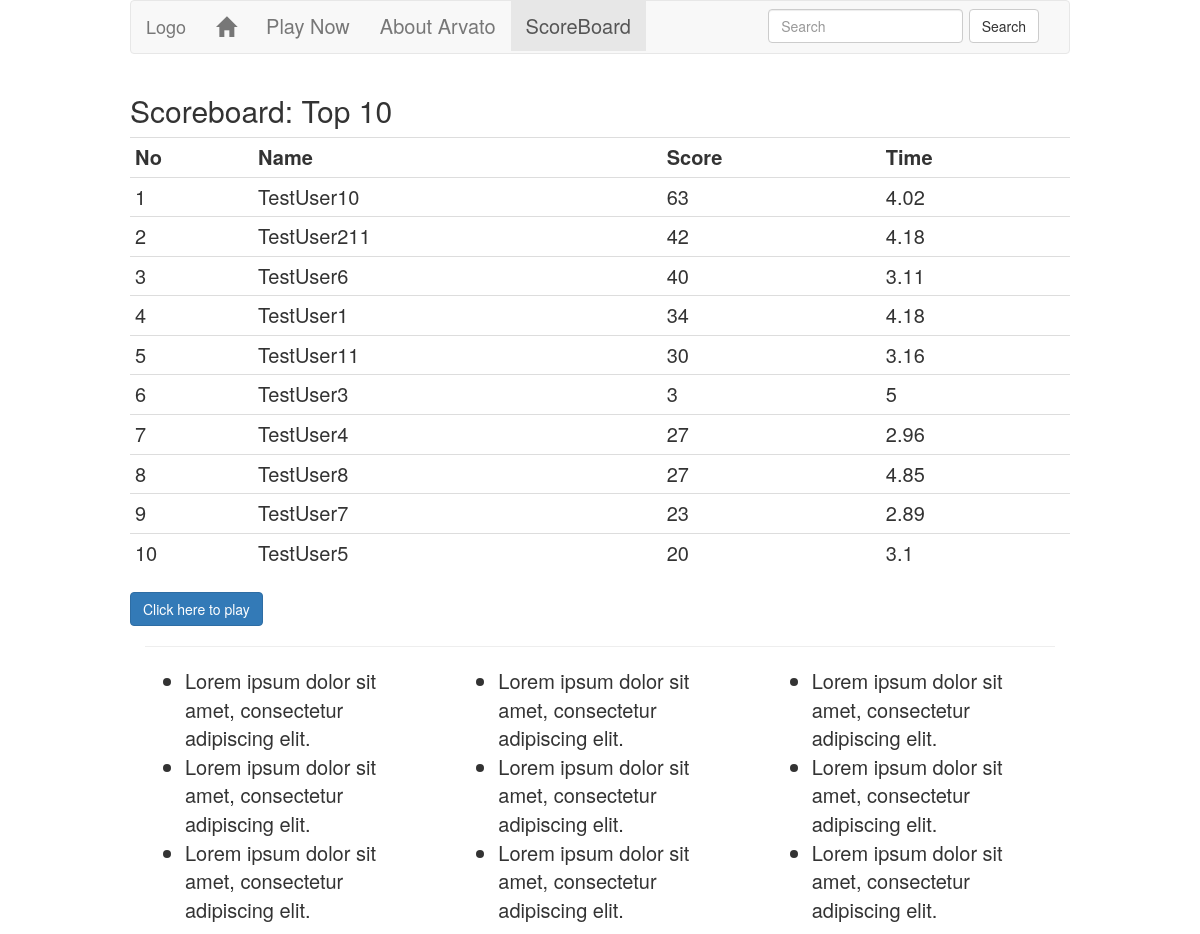
Page /scoreBoard.php on the earlier database version.
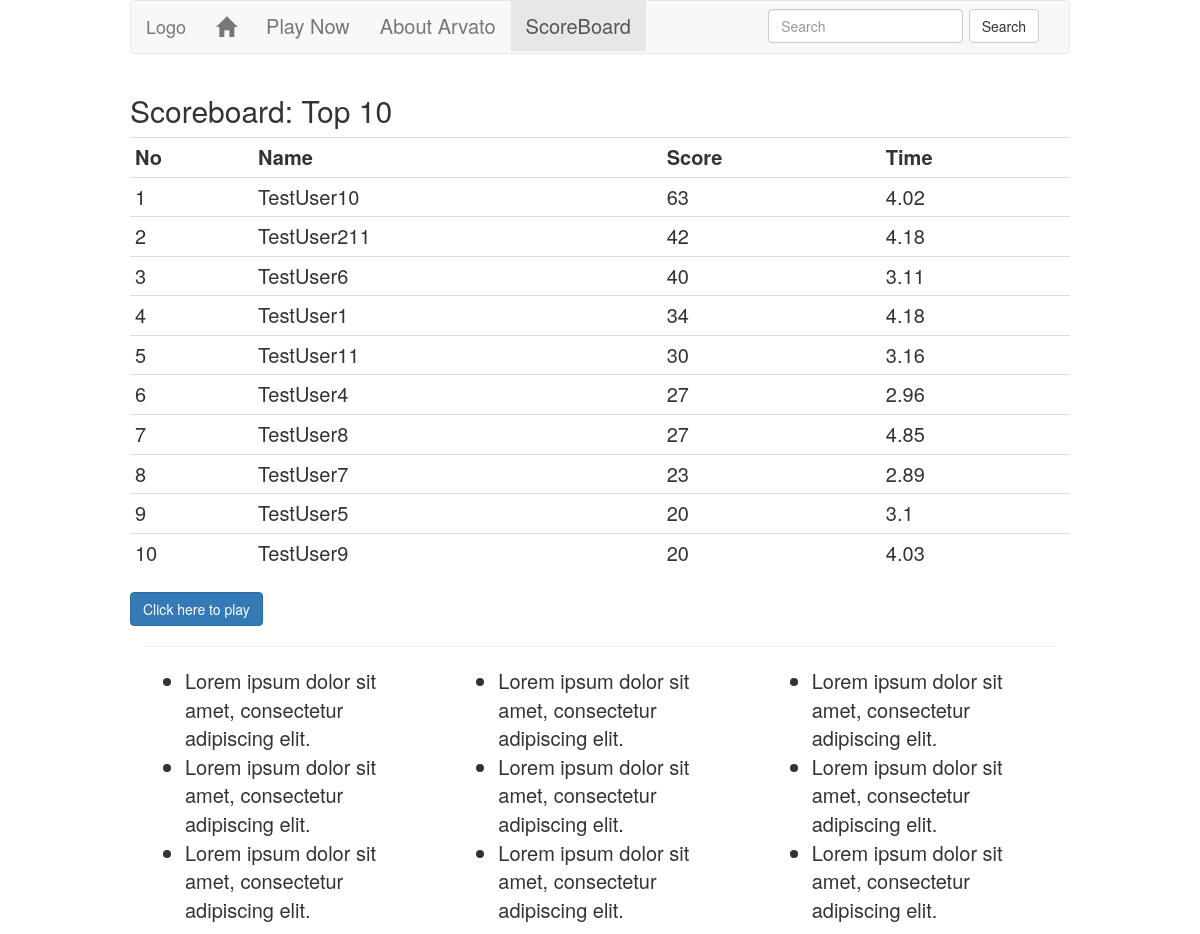
Same page on the later database version.
### tables this page shows
CREATE TABLE `table_user` (
  `user_id` int(11) NOT NULL AUTO_INCREMENT,
  `user_name` varchar(255) NOT NULL,
  `user_email` varchar(255) NOT NULL,
  `user_phone` char(10) NOT NULL,
  `user_fb` varchar(255) NOT NULL,
  `user_score` int(2) NOT NULL,
  `user_time` float NOT NULL,
  PRIMARY KEY (`user_id`)
);

### php/config.php (the view, shortened to what this page needs)
<?php
function getConnection() {
    return $mysqli = new mysqli('localhost', 'root', 'arvatoadmin', 'db_quiz');
}
function getScoreBoard() {
    $mysqli = getConnection();
    $count = 0;
    if ($stmt = $mysqli -> prepare("SELECT user_name, user_score, user_time FROM table_user ORDER BY user_score DESC, user_time asc LIMIT 10")) {
        $stmt -> execute();
        $stmt -> bind_result($user_name, $user_score, $user_time);
        echo '<h2>Scoreboard: Top 10</h2>
                <table class="table table-condensed">
                <tr>
                    <th>No</th>
                    <th>Name</th>
                    <th>Score</th>
                    <th>Time</th>
                </tr>';
        while ($stmt -> fetch()) {
            $count++;
            echo '<tr>
                    <td>' . $count . '</td>
                    <td>' . $user_name . '</td>
                    <td>' . $user_score . '</td>
                    <td>' . round($user_time, 2) . '</td>
                </tr>';
        }
        echo '</table>';
    }
}
function getNavBar($page) {
    echo '<nav class="navbar navbar-default">
                <div class="container-fluid">
                    <div class="navbar-header">
                        <button type="button" class="navbar-toggle collapsed" data-toggle="collapse" data-target="#bs-example-navbar-collapse-1">
                            <span class="sr-only">Toggle navigation</span>
                            <span class="icon-bar"></span>
                            <span class="icon-bar"></span>
                            <span class="icon-bar"></span>
                        </button>
                        <a class="navbar-brand" href="#">Logo</a>
                    </div>
                    <div class="collapse navbar-collapse" id="bs-example-navbar-collapse-1">
                        <ul class="nav navbar-nav">
                            <li ' . ($page == 'index' ? 'class="active"' : '') . '>
                                <a href="index.php"> <span class="glyphicon glyphicon-home" aria-hidden="true"></span> <span class="sr-only">(current)</span> </a>
                            </li>
                            <li ' . ($page == 'quiz' ? 'class="active"' : '') . '>
                                <a href="quiz.php">Play Now</a>
                            </li>
                            <li ' . ($page == 'about' ? 'class="active"' : '') . '>
                                <a href="about.php">About Arvato</a>
                            </li>
                            <li ' . ($page == 'scoreBoard' ? 'class="active"' : '') . '>
                                <a href="scoreBoard.php">ScoreBoard</a>
                            </li>
                        </ul>
                        <form class="navbar-form navbar-right" role="search">
                            <div class="form-group">
                                <input type="text" class="form-control" placeholder="Search">
                            </div>
                            <button type="submit" class="btn btn-default">
                                Search
                            </button>
                        </form>
                    </div>
                </div>
            </nav>';
}
?>

### scoreBoard.php (shortened to what this page needs)
<?php
require_once 'php/config.php';
?>
<!doctype html>
<html lang="en">
	<head>
		<link href="css/bootstrap.min.css" rel="stylesheet">
		<link href="css/quiz.css" rel="stylesheet">
	</head>
	<body>
		<div class="container">
			<?php getNavBar("scoreBoard"); ?>
			<div class="container-fluid">
				<div id="content" class="row">
					<?php
                    getScoreBoard();
					?>
					<a href="quiz.php" class="btn btn-primary">Click here to play</a>
				</div>
				<hr />
				<div id="footer" class="row">
					<div class="col-md-4">
						<ul>
							<li>
								Lorem ipsum dolor sit amet, consectetur adipiscing elit.
							</li>
							<li>
								Lorem ipsum dolor sit amet, consectetur adipiscing elit.
							</li>
							<li>
								Lorem ipsum dolor sit amet, consectetur adipiscing elit.
							</li>
						</ul>
					</div>
					<div class="col-md-4">
						<ul>
							<li>
								Lorem ipsum dolor sit amet, consectetur adipiscing elit.
							</li>
							<li>
								Lorem ipsum dolor sit amet, consectetur adipiscing elit.
							</li>
							<li>
								Lorem ipsum dolor sit amet, consectetur adipiscing elit.
							</li>
						</ul>
					</div>
					<div class="col-md-4">
						<ul>
							<li>
								Lorem ipsum dolor sit amet, consectetur adipiscing elit.
							</li>
							<li>
								Lorem ipsum dolor sit amet, consectetur adipiscing elit.
							</li>
							<li>
								Lorem ipsum dolor sit amet, consectetur adipiscing elit.
							</li>
						</ul>
					</div>
				</div>
			</div>
		</div>
	</body>
</html>

### css/quiz.css (style rules this page uses)
.container { max-width: 970px; }
@media (min-width: 768px) { body { font-size: 200%; } }

Differences in the rows shown:
no longer on this page (row edited): table_user: user_name "TestUser3", user_score "3", user_time "5"
now on this page (row edited): table_user: user_name "TestUser9", user_score "20", user_time "4.03"
